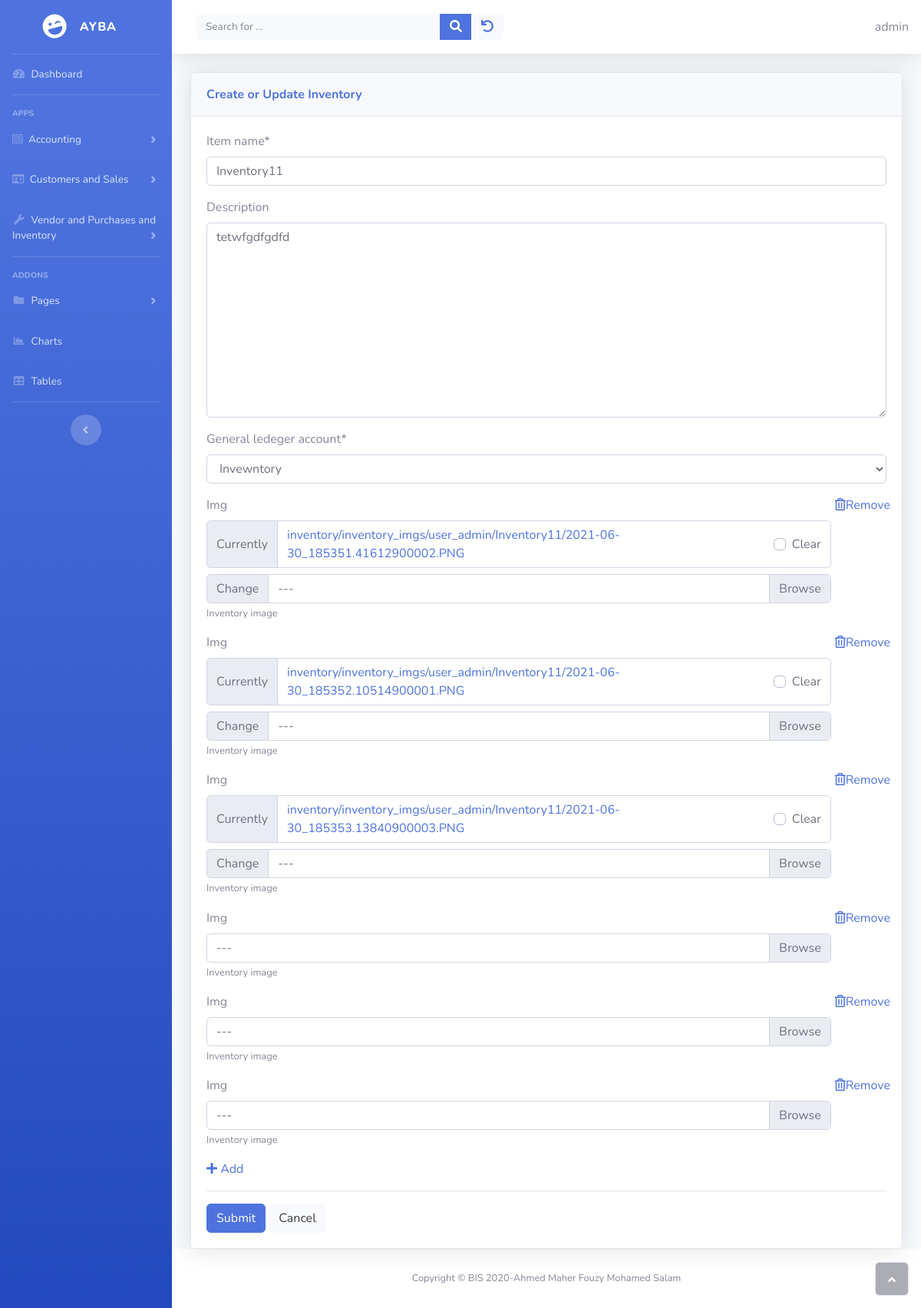
Screenshot of /inventory/update_inventory/1 (signed in) with the database file from the repository.
### inventory/models.py (models this page shows, shortened)
class Inventory(models.Model):
    owner = models.ForeignKey(get_user_model(), on_delete=models.CASCADE)
    item_name = models.CharField(max_length=250)
    description = models.TextField(
        null= True,
        blank= True
    )
    general_ledeger_account = models.ForeignKey('sole_proprietorship.Accounts',on_delete=models.CASCADE)

class InventoryImag(models.Model):
    class Meta:
        verbose_name = 'Inventory Image'
        verbose_name_plural = 'Inventory Images'
    inventory  = models.ForeignKey(Inventory , on_delete=models.CASCADE , related_name="imgs" )
    img = models.ImageField(upload_to=inventory_imag_directory_path,
                                null=True,
                                blank=True,
                                editable=True,
                                help_text="Inventory image")

### inventory/views.py (the view, shortened to what this page needs)
# urls.py: path('update_inventory/<int:pk>', views.UpdateInventoryView.as_view(success_url='inventory:detail_inventory'), name='update_inventory'),
class UpdateInventoryView(LoginRequiredMixin, View):
    template_name = 'inventory/inventory_create.html'
    success_url = None
    imageHelper =  ImageFormsetHelper()
    def get(self, request, pk, *args, **kwargs):
        inventory = get_object_or_404(Inventory, pk=pk, owner=request.user)
        inventoryForm, imageFormset = InventoryForm(instance=inventory) ,  ImageFormSet(instance=inventory)
        inventoryForm.fields['general_ledeger_account'].queryset = Accounts.objects.filter(owner= request.user).all()
        ctx = {
            'inventoryForm': inventoryForm,
            'imageFormset': imageFormset,
            'imageHelper': self.imageHelper
        }
        return render(request, self.template_name, ctx)

### inventory/forms.py
class InventoryForm(forms.ModelForm):
    class Meta:
        model = Inventory
        exclude = ('owner',)

### sole_proprietorship/models.py (called while the page is built)
    def __str__(self):
        return self.account

### inventory/templates/inventory/inventory_create.html (shortened to what this page needs)
{% extends "home/base.html" %}
{% block content %}
<div class="card shadow">
    <div class="card-header py-3">
        <p class="text-primary m-0 font-weight-bold">Create or Update Inventory</p>
    </div>
    <div class="card-body">
        <div >
          {% load crispy_forms_tags %}
          <form action="" method="post" enctype="multipart/form-data">
            {% load crispy_forms_tags %}
             {{ inventoryForm|crispy }}
            {%  crispy imageFormset imageHelper %}
          <hr>
          <button type="submit" class="btn btn-primary">Submit</button>
          <button type="submit" class="btn btn-light" value="Cancel" onclick="window.location.href='{{ request.META.HTTP_REFERER}}';return false;">Cancel</button>
        </form>
      </diV>
    </div>
</div>
{% endblock %}

### home/templates/home/base.html (shortened to what this page needs)
{% load static%}
<!DOCTYPE html>
<html>
<head>
    <link rel="stylesheet" href="{% static 'home/bootstrap/css/bootstrap.min.css' %}">
    <link rel="stylesheet" href="{% static 'home/css/styles.min.css' %}">
    <link rel="stylesheet" href="https://use.fontawesome.com/releases/v5.12.0/css/all.css">
</head>
<body id="page-top">
    <div id="wrapper">
       {% include 'home/sidebar.html' %}
        <div class="d-flex flex-column" id="content-wrapper">
            <div id="content">
                <nav class="navbar navbar-light navbar-expand bg-white shadow mb-4 topbar static-top">
                    <div class="container-fluid"><button class="btn btn-link d-md-none rounded-circle mr-3" id="sidebarToggleTop" type="button"></button>
                        <div class="form-inline d-none d-sm-inline-block mr-auto ml-md-3 my-2 my-md-0 mw-100 navbar-search">
                            <div class="input-group"><input id="search" class="bg-light form-control border-0 small" type="text" placeholder="Search for ..." name="search"   {% if search %} value="{{ search }}" {% endif %}>
                                <div class="input-group-append"><button id= "search-btn" class="btn btn-primary py-0" ><i class="fas fa-search"></i></button></div>
                                <div class="input-group-append"><button class="btn btn-light py-0" type="button"><a href="{% url 'projects:home' %}"><i class="fa fa-undo"></i></a></button></div>
                            </div>
                        </div>
                        <div>
                            {{ user.username }}
                        </div>
                    </div>
                </nav>
                <div class="container">
                    <div id="ajax">
                    {% block content %}{% endblock%}
                    </div>
                </div>
            </div>
            <footer class="bg-white sticky-footer">
                <div class="container my-auto">
                    <div class="text-center my-auto copyright"><span>Copyright © BIS 2020-Ahmed Maher Fouzy Mohamed Salam</span></div>
                </div>
            </footer>
        </div><a class="border rounded d-inline scroll-to-top" href="#page-top"><i class="fas fa-angle-up"></i></a></div>
</body>
</html>

### rows the page displays
Inventory: item_name "Inventory11", description "tetwfgdfgdfd", general_ledeger_account "Invewntory"
InventoryImag: inventory+img+id "Img Currently inventory/inventory_imgs/user_admin/Inventory11/2021-06-30_185351.41612900002.PNG Clear Change --- Inventory image Img Currently inventory/inventory_imgs/user_admin/Inventory11/2021-06-30_185352.10514900001.PNG Clear Change --- Inventory image Img Currently inventory/inventory_imgs/user_admin/Inventory11/2021-06-30_185353.13840900003.PNG Clear Change --- Inventory image Img --- Inventory image Img --- Inventory image Img --- Inventory image"

### other values shown
{{ user.username }} "admin"
